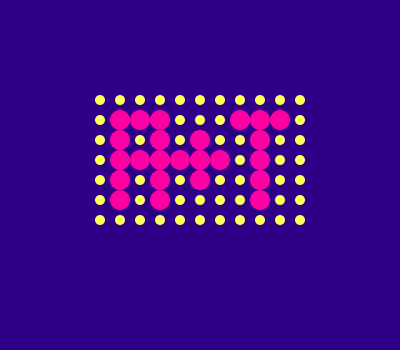
Frame 1 (no input)
Frame 60 (the mouse pressed at the canvas centre just before this capture): identical to frame 1, image omitted
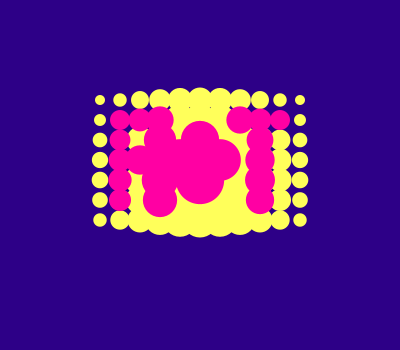
Frame 120 (the mouse held since frame 60 and released just before this capture)

The Processing sketch that drew these frames (run headless with seeded random() and noise(); from frame 60 on, the mouse is pressed at the canvas centre):

// Processing sketch: processing_97406
// ── processing_97406.pde

//int r for row, c for column
int r1 = 100;
int r2 = r1+20;
int r3 = r1+40;
int r4 = r1+60;
int r5 = r1+80;
int r6 = r1+100;
int r7 = r1+120;
int r8 = r1+140;
int r9 = r1+160;
int r10 = r1+180;
int r11 = r1+200;
 
int c1 = 100;
int c2 = c1+20;
int c3 = c1+40;
int c4 = c1+60;
int c5 = c1+80;
int c6 = c1+100;
int c7 = c1+120;
 
 
void setup() {
  size(400, 350);
  smooth();
 
   
}
 
float square(float x) {
  return x*x;
}
 
void drawDot(float x, float y, boolean hum) {
  float a = map(sqrt(square(x-mouseX) + square(y-mouseY)), 120, 0, 10, 50);
  if (a<10) a = 10;
 
  if(hum && (a < 20)) {
    ellipse(x, y, 20, 20);
  }
   
  else {
    ellipse(x, y, a, a);
  }
}
 
 
 
void draw() {
  background(45,0,135);
  noStroke();
   
  float D = dist(mouseX, mouseY, r1, c1);
  float followY = map(mouseY, 135, 295, 135, 295);
   
  float dS = 10;
  float dB = 20;
   
   
  fill(255, 255,90);
  drawDot(r1, c1, false);
  drawDot(r1, c2, false);
  drawDot(r1, c3, false);
  drawDot(r1, c4, false);
  drawDot(r1, c5, false);
  drawDot(r1, c6, false);
  drawDot(r1, c7, false);
   

  drawDot(r2, c1, false);
  drawDot(r2, c7, false);
   

  drawDot(r3, c1, false);
  drawDot(r3, c3, false);
  drawDot(r3, c5, false);
  drawDot(r3, c6, false);
  drawDot(r3, c7, false);
   

  drawDot(r4, c1, false);
  drawDot(r4, c7, false);
  
   

  drawDot(r5, c1, false);
  drawDot(r5, c2, false);
  drawDot(r5, c3, false);
  drawDot(r5, c5, false);
  drawDot(r5, c6, false);
  drawDot(r5, c7, false);
   

  drawDot(r6, c1, false);
  drawDot(r6, c2, false);
  drawDot(r6, c6, false);
  drawDot(r6, c7, false);
   

  drawDot(r7, c1, false);
  drawDot(r7, c2, false);
  drawDot(r7, c3, false);
  drawDot(r7, c5, false);
  drawDot(r7, c6, false);
  drawDot(r7, c7, false);
   
 
  drawDot(r8, c1, false);
  drawDot(r8, c3, false);
  drawDot(r8, c4, false);
  drawDot(r8, c5, false);
  drawDot(r8, c6, false);
  drawDot(r8, c7, false);
   

  drawDot(r9, c1, false);
  drawDot(r9, c3, false);
  drawDot(r9, c4, false);
  drawDot(r9, c5, false);
  drawDot(r9, c7, false);
   

  drawDot(r10, c1, false);
  drawDot(r10, c3, false);
  drawDot(r10, c4, false);
  drawDot(r10, c5, false);
  drawDot(r10, c6, false);
  drawDot(r10, c7, false);
   

  drawDot(r11, c1, false);
  drawDot(r11, c2, false);
  drawDot(r11, c3, false);
  drawDot(r11, c4, false);
  drawDot(r11, c5, false);
  drawDot(r11, c6, false);
  drawDot(r11, c7, false);
   
   
   

    fill(255, 0, 163);
  drawDot(r2, c2, true);
  drawDot(r2, c3, true);
  drawDot(r2, c4, true);
  drawDot(r2, c5, true);
  drawDot(r2, c6, true);
   
 
  drawDot(r3, c2, true);
  drawDot(r3, c4, true);

  drawDot(r4, c2, true);
  drawDot(r4, c3, true);
  drawDot(r4, c4, true);
  drawDot(r4, c5, true);
  drawDot(r4, c6, true);
   

  drawDot(r5, c4, true);
   
 

  drawDot(r6, c3, true);
  drawDot(r6, c4, true);
  drawDot(r6, c5, true);

   
  
  drawDot(r7, c4, true);
  
   

  drawDot(r8, c2, true);

   

  drawDot(r9, c2, true);
  drawDot(r9, c3, true);
  drawDot(r9, c4, true);
  drawDot(r9, c5, true);
  drawDot(r9, c6, true);
   
 
  drawDot(r10, c2, true);
 
   
   
   
   
   
 
   
}
